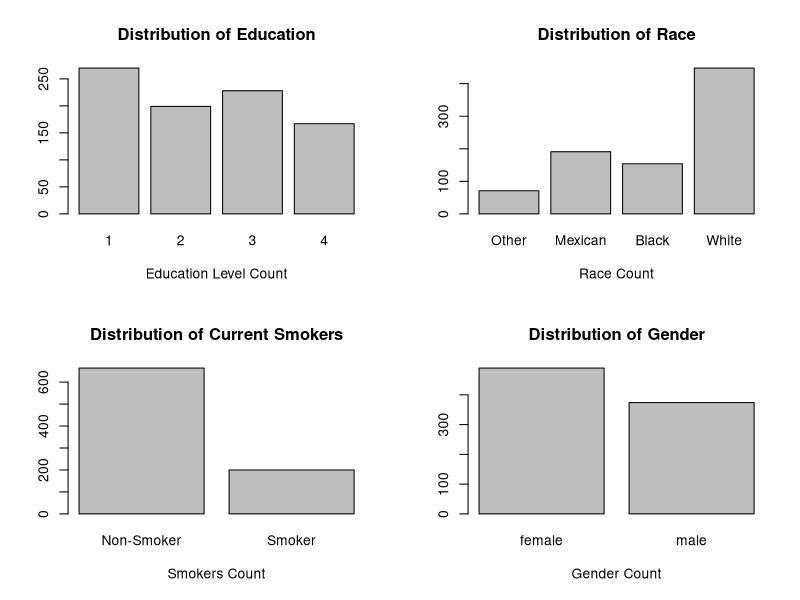
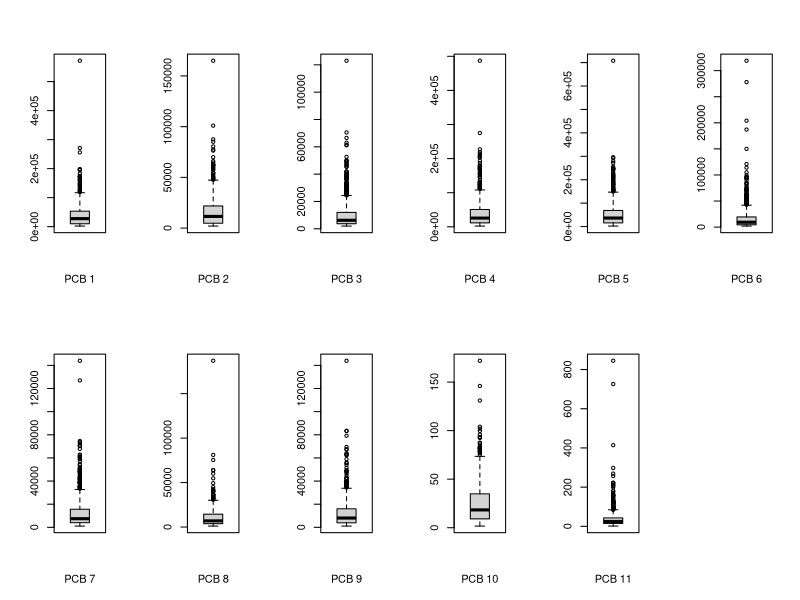
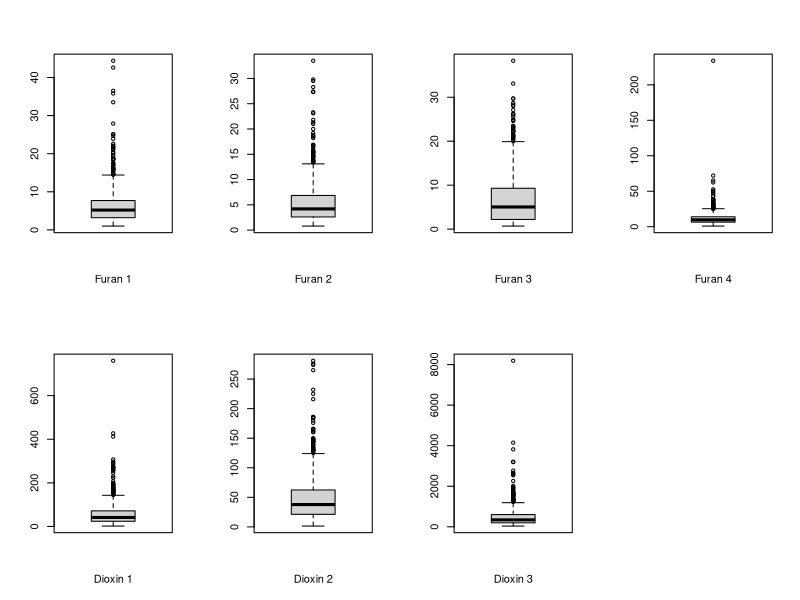
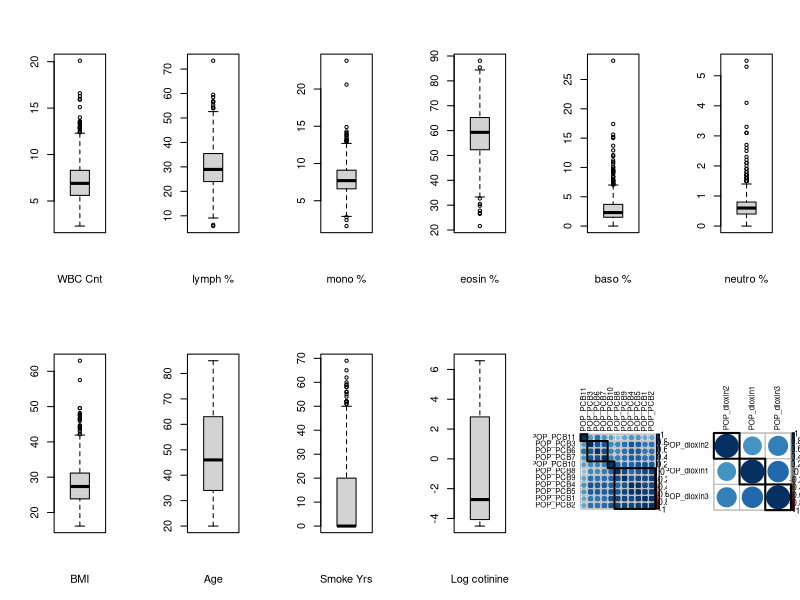
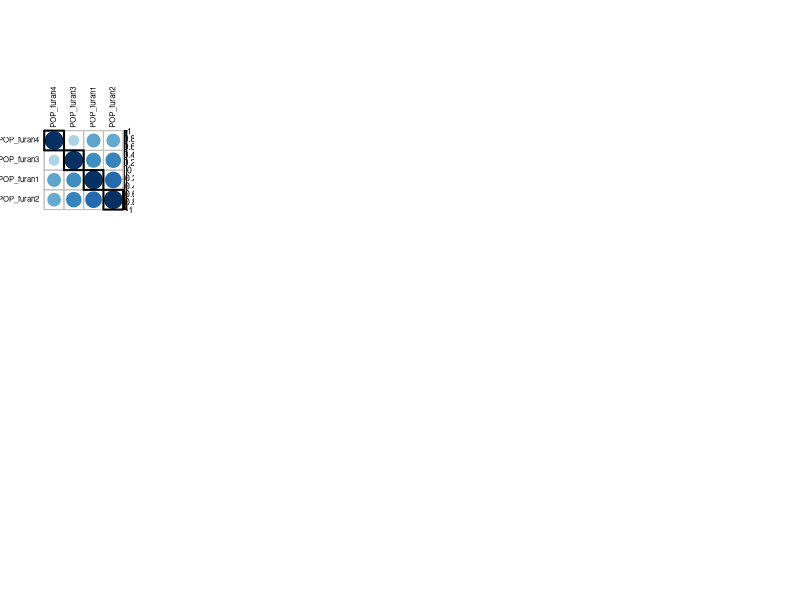
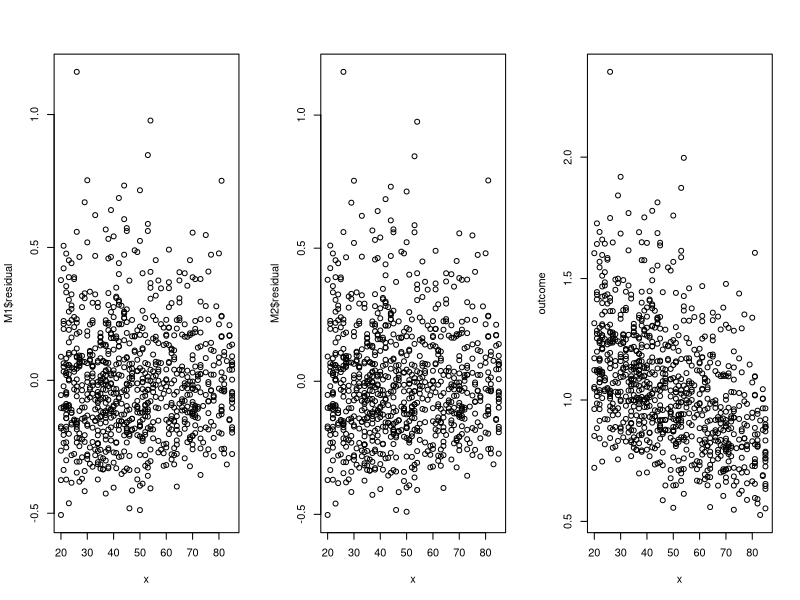
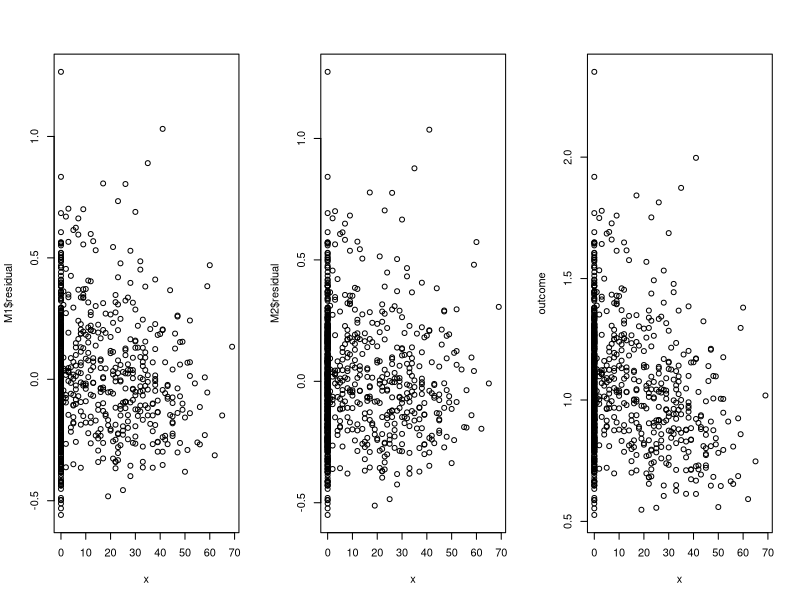
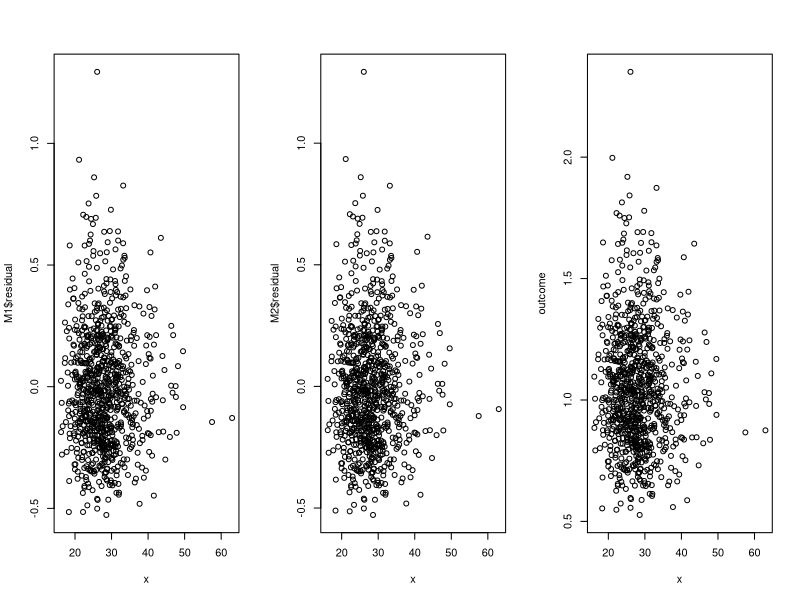

Reproduce these figures in R, in order.
## ---- chunk 1
knitr::opts_chunk$set(echo = TRUE)
## ---- chunk 2
# CHANGE ABSOLUTE PATH
# setwd("~/Desktop/stat341/R331project/data")
# setwd("~/School/4A/STAT 331/R331project/data")
# setwd("~/Desktop/R331project/data")
# setwd("C:/Users/huawei/Desktop/R331project/data")

pollutants_raw <- read.csv("pollutants.csv", header = TRUE)
names(pollutants_raw)
## ---- chunk 3
# Mxn's work
# clean the pollutants dataframe
pollutants <- subset(pollutants_raw , select = -X)

# deal with categorical data

# 1 = Less Than 9th Grade or 9-11th Grade (Includes 12th grade with no diploma) 
# 2 = High School Grad/GED or Equivalent
# 3 = Some College or AA degree
# 4 = College Graduate
edu_factor=factor(pollutants$edu_cat)

# 1 = Other Race (Including Multi-Racial);
# 2 = Mexican American; 
# 3 = Non-Hispanic Black; 
# 4 = Non-Hispanic White
race_factor=factor(pollutants$race_cat, 
                   labels = c("Other", "Mexican", "Black", "White"))

# 0 = does not currently smoke; 
# 1 = currently smokes
smoke_factor=factor(pollutants$smokenow, labels = c("Non-Smoker", "Smoker"))

# 0 = female, 1 = male
gender_factor=factor(pollutants$male, labels = c("female", "male"))


pollutants$edu_cat = edu_factor
pollutants$race_cat = race_factor
pollutants$smokenow = smoke_factor
pollutants$male = gender_factor
## ---- chunk 4
names(pollutants)
## ---- chunk 5
# Mxn's work
# put bargraphs for categorical data onto one picture
par(mfrow=c(2,2))

plot(edu_factor, 
     main="Distribution of Education",
     xlab="Education Level Count")

plot(race_factor, 
     main="Distribution of Race",
     xlab="Race Count")

plot(smoke_factor, 
     main="Distribution of Current Smokers",
     xlab="Smokers Count")

plot(gender_factor, 
     main="Distribution of Gender",
     xlab="Gender Count")
## ---- chunk 6
# Mxn's work
# PCB 1-6
par(mfrow=c(2,6))
boxplot(pollutants[, 2], xlab="PCB 1")
boxplot(pollutants[, 3], xlab="PCB 2")
boxplot(pollutants[, 4], xlab="PCB 3")
boxplot(pollutants[, 5], xlab="PCB 4")
boxplot(pollutants[, 6], xlab="PCB 5")
boxplot(pollutants[, 7], xlab="PCB 6")
boxplot(pollutants[, 8], xlab="PCB 7")
boxplot(pollutants[, 9], xlab="PCB 8")
boxplot(pollutants[, 10], xlab="PCB 9")
boxplot(pollutants[, 11], xlab="PCB 10")
boxplot(pollutants[, 12], xlab="PCB 11")

# Dioxin
par(mfrow=c(2,4))
boxplot(pollutants[, 16], xlab="Furan 1")
boxplot(pollutants[, 17], xlab="Furan 2")
boxplot(pollutants[, 18], xlab="Furan 3")
boxplot(pollutants[, 19], xlab="Furan 4")
# Furan
boxplot(pollutants[, 13], xlab="Dioxin 1")
boxplot(pollutants[, 14], xlab="Dioxin 2")
boxplot(pollutants[, 15], xlab="Dioxin 3")

# white blood cells and concentrations
par(mfrow=c(2,6))
boxplot(pollutants[, 20], xlab="WBC Cnt")
boxplot(pollutants[, 21], xlab="lymph %")
boxplot(pollutants[, 22], xlab="mono %")
boxplot(pollutants[, 23], xlab="eosin %")
boxplot(pollutants[, 24], xlab="baso %")
boxplot(pollutants[, 25], xlab="neutro %")
# others
boxplot(pollutants[, 26], xlab="BMI")
boxplot(pollutants[, 30], xlab="Age")
boxplot(pollutants[, 31], xlab="Smoke Yrs")
boxplot(pollutants[, 33], xlab="Log cotinine")
## ---- chunk 7
pollutants[436, 3:12]
## ---- chunk 8
# Estella's work 1
library(corrplot)
library(ggplot2)

POP_PCB = c("POP_PCB1", "POP_PCB2","POP_PCB3", "POP_PCB4",
            "POP_PCB5", "POP_PCB6","POP_PCB7", "POP_PCB8",
            "POP_PCB9", "POP_PCB10", "POP_PCB11")

POP_PCB_data <- pollutants [, POP_PCB]
cc = cor(POP_PCB_data , method = "spearman")

# cluster my POP_PCB so that those with similar patterns
# of correlation coefficients are closer together.
# https://jkzorz.github.io/2019/06/11/Correlation-heatmaps.html
corrplot(cc, tl.col = "black", order = "hclust", hclust.method = "average",
         addrect = 4, tl.cex = 0.7)
## ---- chunk 9
# Weiwei's work Part 1
POP_dioxin = c("POP_dioxin1", "POP_dioxin2","POP_dioxin3")
POP_dioxin_data <- pollutants [, POP_dioxin]

# cluster my POP_dioxin so that those with similar patterns
# of correlation coefficients are closer together.
cc.dioxin = cor(POP_dioxin_data , method = "spearman")
corrplot(cc.dioxin, tl.col = "black", order = "hclust",
         hclust.method = "average", addrect = 3, tl.cex = 0.7)
## ---- chunk 10
# Weiwei's work Part 2
POP_furan = c("POP_furan1", "POP_furan2","POP_furan3","POP_furan4")
POP_furan_data <- pollutants [, POP_furan]

# cluster my POP_dioxin so that those with similar patterns
# of correlation coefficients are closer together.
cc.furan = cor(POP_furan_data , method = "spearman")
corrplot(cc.furan, tl.col = "black", order = "hclust",
         hclust.method = "average", addrect = 4, tl.cex = 0.7)
## ---- chunk 11
train_data <- pollutants[1:600,]
test_data <- pollutants[601:nrow(pollutants),]
## ---- chunk 12
# Judy's work Part 1
# testing non-linearity in SLR
# if for any covariate, residual vs x for M1 has a pattern and
# residual vs x for M2 seems random, then y has a nonlinear
# relationship with with x.
# M1: fitting y to x
# M2: fitting y to x^2

par(mfrow=c(1, 3))
outcome <- pollutants$length
check <- function(x) {
  M1 <- lm(outcome ~ x)
  print(paste("residual for M1: ", sigma(M1)))
  M2 <- lm(outcome ~ x + I(x^2))
  print(paste("residual for M2: ", sigma(M2)))
  plot(x, M1$residual)
  plot(x, M2$residual)
  plot(x, outcome)
}

list <- list(pollutants$ageyrs, pollutants$yrssmoke,
             pollutants$BMI, pollutants$ln_lbxcot,
             pollutants$whitecell_count, pollutants$lymphocyte_pct, 
             pollutants$monocyte_pct, pollutants$eosinophils_pct, 
             pollutants$basophils_pct, pollutants$neutrophils_pct)
for (column in list) {
  check(column)
}
## ---- chunk 13
# Judy's work Part 2
# testing non-linearity in MLR
library(car)
M <- lm (length ~ ., data=pollutants)
avPlots(M)
## ---- chunk 14
# Estella's work 3
f <- as.formula(
  paste("length", paste("(", paste(POP_PCB, collapse = "+"), ")^2"), sep="~"))

m_pcb <- lm(f, data = pollutants)
summary(m_pcb)
## ---- chunk 15
# Estella's work 4 
# setting threshold of pvalue to be 0.05 and assess possible interaction terms
pvalues <- summary(m_pcb)$coefficients[,4]
p_threshold = 0.05
selected <- which(pvalues <= p_threshold)
names(selected)
## ---- chunk 16
f_dioxin <- as.formula(
  (paste("length", paste("(", paste(POP_dioxin, collapse = " + "), ")^2"), sep = " ~")))
m_dioxin <- lm(f_dioxin, data = pollutants)
summary(m_dioxin)
## ---- chunk 17
# interaction in furan
f_furan <- as.formula(
  (paste("length", paste("(", paste(POP_furan, collapse = " + "), ")^2"), sep = " ~")))

m_furan <- lm(f_furan, data = pollutants)
summary(m_furan)
## ---- chunk 18
#stepwise parameters selection without any interaction terms
M0 <- lm(length ~ 1, data = train_data) # minimal model
Mfull <- lm(length ~ ., data= train_data)

## 2 corresponds to AIC
## log(n) corresponds to BIC

# stepwise AIC
Mstart <- lm(length ~ ., data= train_data)
system.time({
  MAIC <- step(object = Mstart,
               scope = list(lower = M0, upper = Mfull),
               direction = "both", trace = 0, k = 2)
})

#stepwiseBIC
system.time({
  MBIC <- step(object = Mstart,
               scope = list(lower = M0, upper = Mfull),
               direction = "both", trace = 0, k = log(nrow(train_data)))
})

#stepwiseB_Adjusted R2
MAIC
MBIC
## ---- chunk 19
# stepwise parameters selection with any interaction terms
M0 <- lm(length ~ 1, data = train_data) # minimal model

# tail to remove length column
single <- paste(tail(colnames(train_data),-1), collapse = " + ")
# tail to remove intercept column
interaction <- paste(tail(names(selected),-1), collapse = " + ")
f_interaction <- as.formula(
  paste("length", paste("(", single,"+", interaction, ")"), sep = " ~"))

Mfull <- lm(f_interaction, data = train_data)
Mstart <- lm(f_interaction, data = train_data)

# stepwise AIC
Mstart <- lm(length ~ ., data= train_data)
system.time({
  MAIC_Interaction <- step(object = Mstart,
                           scope = list(lower = M0, upper = Mfull),
                           direction = "both", trace = 0, k = 2)
})

#stepwiseBIC
system.time({
  MBIC_Interaction <- step(object = Mstart,
                           scope = list(lower = M0, upper = Mfull),
                           direction = "both", trace = 0, 
                           k = log(nrow(train_data)))
})

#stepwiseB_Adjusted R2
MAIC_Interaction
MBIC_Interaction
## ---- chunk 20
# mxn's work
predAIC <- predict(MAIC, newdata=test_data)
predBIC <- predict(MBIC, newdata=test_data)
predAICInteraction <- predict(MAIC_Interaction, newdata=test_data)
predBICInteraction <- predict(MBIC_Interaction, newdata=test_data)

mean((test_data$length - predAIC)^2)
mean((test_data$length - predBIC)^2)
mean((test_data$length - predAICInteraction)^2)
mean((test_data$length - predBICInteraction)^2)
## ---- chunk 21
summary(pollutants)
## ---- chunk 22
pollutant_mat = data.matrix(pollutants, rownames.force = NA)

max_PCB_idx = c()
for (c in 2:12) {
  max_PCB_idx[c-1] = which.max(pollutant_mat[, c])
}
max_PCB_idx
## ---- chunk 23
max_dioxin_idx = c()
for (c in 13:15) {
  max_dioxin_idx[c-12] = which.max(pollutant_mat[, c])
}
max_dioxin_idx
## ---- chunk 24
max_furan_idx = c()
for (c in 16:19) {
  max_furan_idx[c-15] = which.max(pollutant_mat[, c])
}
max_furan_idx
## ---- chunk 25
max_WBC_idx = c()
for (c in 20:25) {
  max_WBC_idx[c-19] = which.max(pollutant_mat[, c])
}
max_WBC_idx
